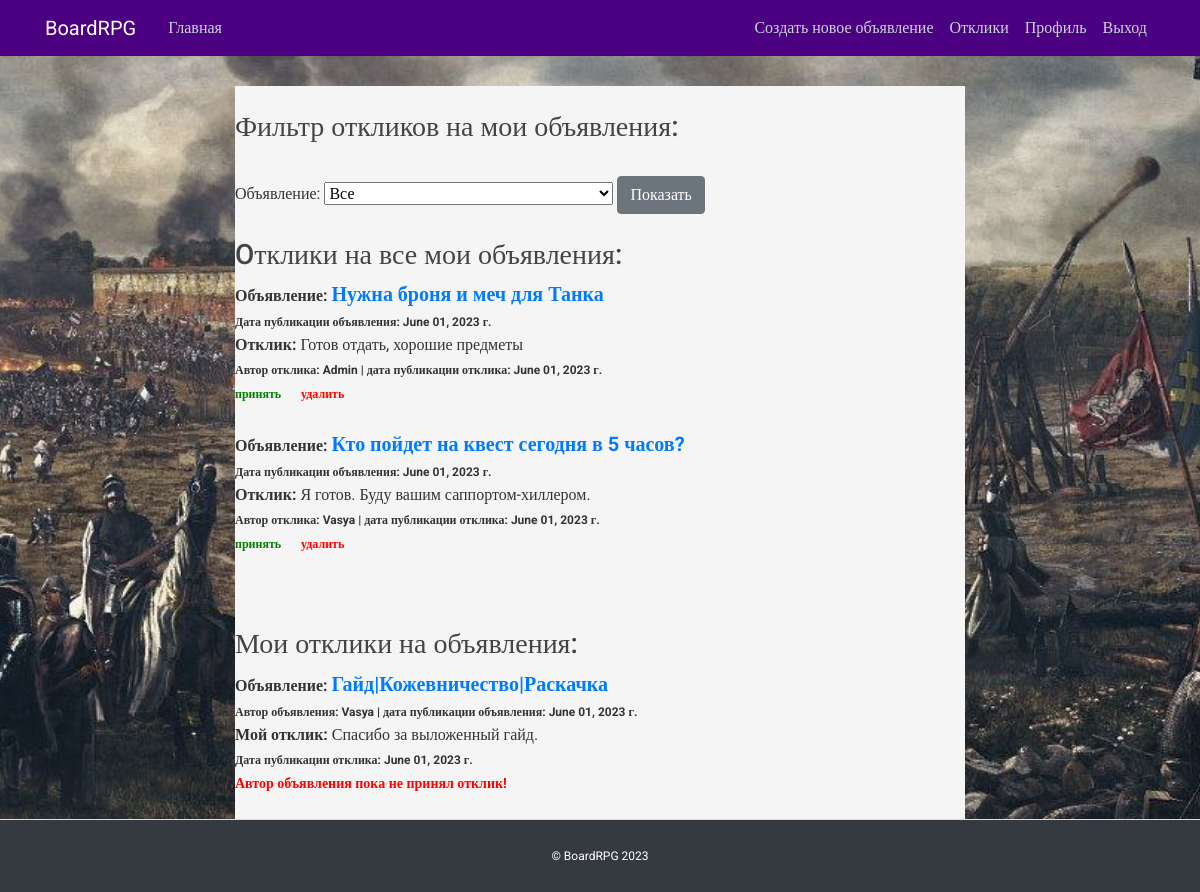
Page /responses (signed in) on the committed database.
### announcement/models.py (models this page shows, shortened)
class Response(models.Model):
    author = models.ForeignKey(User, on_delete=models.CASCADE)
    post = models.ForeignKey(Post, on_delete=models.CASCADE)
    text = models.TextField()
    status = models.BooleanField(default=False)
    data = models.DateTimeField(default=timezone.now)

class Post(models.Model):
    author = models.ForeignKey(User, on_delete=models.CASCADE)
    CAT = (('tanks', 'Tanks'),
           ('healers', 'Healers'),
           ('damage_dealers', 'Damage Dealers'),
           ('dealers', 'Dealers'),
           ('gildmasters', 'Gildmasters'),
           ('quest_givers', 'Questgivers'),
           ('blacksmiths', 'Blacksmiths'),
           ('skiners', 'Skiners'),
           ('potion_makers', 'Potion makers'),
           ('spell_masters', 'Spell masters'))
    category = models.CharField(max_length=15, choices=CAT)
    data = models.DateTimeField(default=timezone.now)
    title = models.CharField(max_length=256)
    text = RichTextUploadingField(blank=True, null=True)

### announcement/views.py (the view, shortened to what this page needs)
# urls.py: path('responses', Responses.as_view(), name='responses'),
class Responses(LoginRequiredMixin, ListView):
    model = Response
    template_name = 'response/your_response.html'
    context_object_name = 'responses'
    def get_context_data(self, **kwargs):
        context = super(Responses, self).get_context_data(**kwargs)
        global title
        if self.kwargs.get('pk') and Post.objects.filter(id=self.kwargs.get('pk')).exists():
            title = str(Post.objects.get(id=self.kwargs.get('pk')).title)
            print(title)
        context['form'] = ResponsesFilterForm(self.request.user, initial={'title': title})
        context['title'] = title
        if title:
            post_id = Post.objects.get(title=title)
            context['filter_responses'] = list(Response.objects.filter(post_id=post_id).order_by('-data'))
            context['response_post_id'] = post_id.id
        else:
            context['filter_responses'] = list(Response.objects.filter(post_id__author_id=self.request.user).order_by('-data'))
        context['myresponses'] = list(Response.objects.filter(author_id=self.request.user).order_by('-data'))
        return context

### announcement/forms.py
class ResponsesFilterForm(forms.Form):
    def __init__(self, user, *args, **kwargs):
        super(ResponsesFilterForm, self).__init__(*args, **kwargs)
        self.fields['title'] = forms.ModelChoiceField(
            label='Объявление',
            queryset=Post.objects.filter(author_id=user.id).order_by('-data').values_list('title', flat=True),
            empty_label="Все",
            required=False
        )

### templates/response/your_response.html (shortened to what this page needs)
{% extends 'announcement/base.html' %}
{% load bootstrap4 %}
{% block content %}
    <div style="background-color: whitesmoke">
    <br>
    <h3>Фильтр откликов на мои объявления:</h3><br>
	<form method="POST">
        {{ form }}
		<input class="btn btn-secondary" type="submit" value="Показать">
	</form><br>
    {% if title %}
        <h3>Oтклики на мое объявление</h3>
        <a href="/post/{{ response_post_id }}" style="font-size: 20px;"><b>{{ title }}:</b></a><br>
        {% if filter_responses %}
            {% for response in filter_responses %}
                <a><b>Отклик: </b></a>{{ response.text }}<br>
                <span style="font-size: 12px;"><b>Автор отклика: {{ response.author.username }} |
                    дата публикации отклика: {{ response.data|date:'d.M.Y' }} г.</b></span><br>
                {% if response.status == False %}
                    <a href="/response/accept/{{ response.id }}" style="font-size: 12px; color:green"><b>принять</b></a>
                    <a>&nbsp;&nbsp;&nbsp;</a>
                    <a href="/response/delete/{{ response.id }}" style="font-size: 12px; color:red"><b>удалить</b></a>
                {% else %}
                    <a style="font-size: 14px; color:green"><b>отклик принят</b></a>
                {% endif %}
                <br><br>
            {% endfor %}
        {% else %}
            <br>
            <h5>Откликов нет!</h5>
        {% endif %}
    {% else %}
        <h3>Oтклики на все мои объявления:</h3>
        {% if filter_responses %}
            {% for response in filter_responses %}
                <a><b>Объявление:</b></a>
                <a href="/post/{{ response.post_id }}" style="font-size: 20px;"><b>{{ response.post.title }}</b></a><br>
                <span style="font-size: 12px;"><b>Дата публикации объявления: {{ response.post.data|date:'F d, Y' }} г.</b>
                </span><br>
                <a><b>Отклик: </b></a>{{ response.text }}<br>
                <span style="font-size: 12px;"><b>Автор отклика: {{ response.author.username }} |
                    дата публикации отклика: {{ response.data|date:'F d, Y' }} г.</b></span><br>
                {% if response.status == False %}
                    <a href="/response/accept/{{ response.id }}" style="font-size: 12px; color:green"><b>принять</b></a>
                    <a>&nbsp;&nbsp;&nbsp;</a>
                    <a href="/response/delete/{{ response.id }}" style="font-size: 12px; color:red"><b>удалить</b></a>
                {% else %}
                    <a style="font-size: 14px; color:green"><b>отклик принят</b></a>
                {% endif %}
                <br><br>
            {% endfor %}
        {% else %}
            <h5>Откликов нет!</h5>
        {% endif %}
    {% endif %}
    <br><br>
    <h3>Мои отклики на объявления:</h3>
    {% if myresponses %}
        {% for response in myresponses %}
            <a><b>Объявление:</b></a>
            <a href="/post/{{ response.post_id }}" style="font-size: 20px;"><b>{{ response.post.title }}</b></a><br>
            <span style="font-size: 12px;"><b>Автор объявления:  {{ response.post.author.username }} |
                дата публикации объявления: {{ response.post.data|date:'F d, Y' }} г.</b></span><br>
            <a><b>Мой отклик:</b></a>
            {{ response.text }}<br>
            <span style="font-size: 12px;"><b>Дата публикации отклика: {{ response.data|date:'F d, Y' }} г.</b></span><br>
            {% if response.status == True %}
                <a style="font-size: 14px; color:green"><b>Автор объявления принял отклик!</b></a>
            {% else %}
                <a style="font-size: 14px; color:red"><b>Автор объявления пока не принял отклик!</b></a>
            {% endif %}
        <br><br>
        {% endfor %}
    {% else %}
        <h5>Откликов нет!</h5>
    {% endif %}
    </div>
{% endblock content %}

### rows in the picture
Response: post "Нужна броня и меч для Танка", post.data "June 01, 2023", text "Готов отдать, хорошие предметы", author.username "Admin", data "June 01, 2023"
Response: post "Кто пойдет на квест сегодня в 5 часов?", post.data "June 01, 2023", text "Я готов. Буду вашим саппортом-хиллером.", author.username "Vasya", data "June 01, 2023"
Response: post "Гайд|Кожевничество|Раскачка", post.author.username "Vasya", post.data "June 01, 2023", text "Спасибо за выложенный гайд.", data "June 01, 2023", status "Автор объявления пока не принял отклик!"
